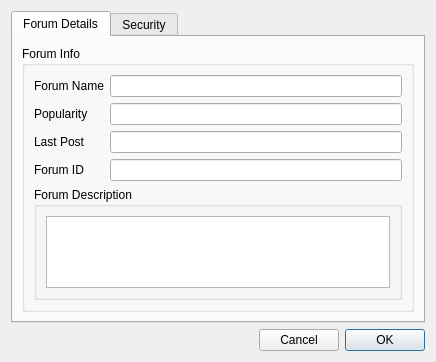
<?xml version="1.0" encoding="UTF-8"?>
<ui version="4.0">
 <class>GxsForumDetails</class>
 <widget class="QDialog" name="GxsForumDetails">
  <property name="geometry">
   <rect>
    <x>0</x>
    <y>0</y>
    <width>436</width>
    <height>355</height>
   </rect>
  </property>
  <property name="windowTitle">
   <string>Forum Details</string>
  </property>
  <property name="windowIcon">
   <iconset resource="../images.qrc">
    <normaloff>:/images/rstray3.png</normaloff>:/images/rstray3.png</iconset>
  </property>
  <layout class="QGridLayout">
   <item row="0" column="0">
    <widget class="QTabWidget" name="stabWidget">
     <property name="currentIndex">
      <number>0</number>
     </property>
     <widget class="QWidget" name="tab">
      <attribute name="icon">
       <iconset resource="../images.qrc">
        <normaloff>:/images/info16.png</normaloff>:/images/info16.png</iconset>
      </attribute>
      <attribute name="title">
       <string>Forum Details</string>
      </attribute>
      <layout class="QGridLayout">
       <item row="0" column="0">
        <widget class="QGroupBox" name="groupBox_2">
         <property name="title">
          <string>Forum Info</string>
         </property>
         <layout class="QGridLayout">
          <item row="0" column="0">
           <widget class="QLabel" name="label">
            <property name="text">
             <string>Forum Name</string>
            </property>
           </widget>
          </item>
          <item row="0" column="1">
           <widget class="QLineEdit" name="nameline"/>
          </item>
          <item row="1" column="0">
           <widget class="QLabel" name="label_10">
            <property name="text">
             <string>Popularity</string>
            </property>
           </widget>
          </item>
          <item row="1" column="1">
           <widget class="QLineEdit" name="popline">
            <property name="readOnly">
             <bool>true</bool>
            </property>
           </widget>
          </item>
          <item row="2" column="0">
           <widget class="QLabel" name="label_11">
            <property name="text">
             <string>Last Post</string>
            </property>
           </widget>
          </item>
          <item row="2" column="1">
           <widget class="QLineEdit" name="postline">
            <property name="readOnly">
             <bool>true</bool>
            </property>
           </widget>
          </item>
          <item row="3" column="0">
           <widget class="QLabel" name="label_2">
            <property name="text">
             <string>Forum ID</string>
            </property>
           </widget>
          </item>
          <item row="3" column="1">
           <widget class="QLineEdit" name="IDline"/>
          </item>
          <item row="4" column="0" colspan="2">
           <widget class="QGroupBox" name="groupBox">
            <property name="title">
             <string>Forum Description</string>
            </property>
            <layout class="QGridLayout">
             <item row="0" column="0">
              <widget class="QTextEdit" name="DescriptiontextEdit"/>
             </item>
            </layout>
           </widget>
          </item>
         </layout>
        </widget>
       </item>
      </layout>
     </widget>
     <widget class="QWidget" name="Seite">
      <attribute name="icon">
       <iconset resource="../images.qrc">
        <normaloff>:/images/encrypted22.png</normaloff>:/images/encrypted22.png</iconset>
      </attribute>
      <attribute name="title">
       <string>Security</string>
      </attribute>
      <layout class="QGridLayout">
       <item row="0" column="0">
        <widget class="QGroupBox" name="groupBox_3">
         <property name="title">
          <string>Allowed Messages</string>
         </property>
         <layout class="QGridLayout">
          <item row="0" column="0">
           <widget class="QRadioButton" name="radioButton_authd">
            <property name="text">
             <string>Authenticated Messages</string>
            </property>
           </widget>
          </item>
          <item row="1" column="0">
           <widget class="QRadioButton" name="radioButton_anonymous">
            <property name="text">
             <string>Anonymous Messages</string>
            </property>
            <property name="checked">
             <bool>true</bool>
            </property>
           </widget>
          </item>
         </layout>
        </widget>
       </item>
       <item row="1" column="0">
        <spacer name="verticalSpacer">
         <property name="orientation">
          <enum>Qt::Vertical</enum>
         </property>
         <property name="sizeHint" stdset="0">
          <size>
           <width>358</width>
           <height>172</height>
          </size>
         </property>
        </spacer>
       </item>
      </layout>
     </widget>
    </widget>
   </item>
   <item row="1" column="0">
    <layout class="QGridLayout">
     <item row="0" column="0">
      <spacer>
       <property name="orientation">
        <enum>Qt::Horizontal</enum>
       </property>
       <property name="sizeHint" stdset="0">
        <size>
         <width>311</width>
         <height>20</height>
        </size>
       </property>
      </spacer>
     </item>
     <item row="0" column="1">
      <widget class="QPushButton" name="cancelButton">
       <property name="text">
        <string>Cancel</string>
       </property>
      </widget>
     </item>
     <item row="0" column="2">
      <widget class="QPushButton" name="applyButton">
       <property name="text">
        <string>OK</string>
       </property>
       <property name="autoDefault">
        <bool>false</bool>
       </property>
       <property name="default">
        <bool>true</bool>
       </property>
      </widget>
     </item>
    </layout>
   </item>
  </layout>
 </widget>
 <resources>
  <include location="../images.qrc"/>
 </resources>
 <connections/>
</ui>
